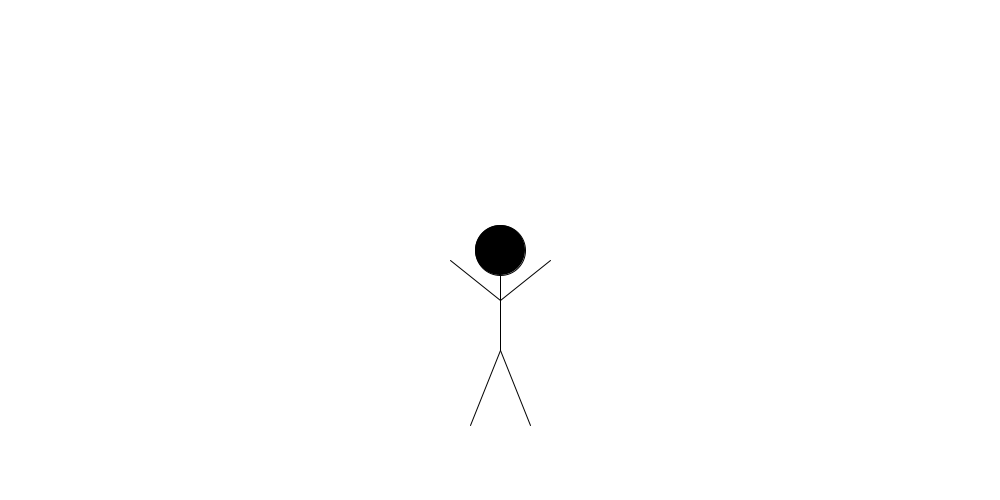
Frame 1 (no input)
Frame 60 (the mouse pressed at the canvas centre just before this capture): identical to frame 1, image omitted
Frame 120 (the mouse held since frame 60 and released just before this capture): identical to frame 1, image omitted

The Processing sketch that drew this single still picture (run headless with seeded random() and noise(); from frame 60 on, the mouse is pressed at the canvas centre):

// Processing sketch: A__StickMan
// ── A__StickMan.pde
//  This program draws a stick man to the screen using one ellipse and five lines.
//  If we wanted to draw another stick man ata different position, we would need to 
//  copy and paste all the code, and change all the coordinates. This is not a nice
//  way to do things. 

void setup(){
  
  size(1000, 500);
  
}


void draw(){
  
  background(255);
  
  fill(0);
  ellipseMode(CENTER);
  
  ellipse(500, 250, 50, 50);   // ellipse takes four arguments: x position, y position, width and height
  line(500, 275, 500, 350);    // line takes four arguments: the x and y coordinate of the first point, and the x and y coordinate of the second point
  line(450, 260, 500, 300);
  line(500, 300, 550, 260);
  line(470, 425, 500, 350);
  line(500, 350, 530, 425); 
  
}
